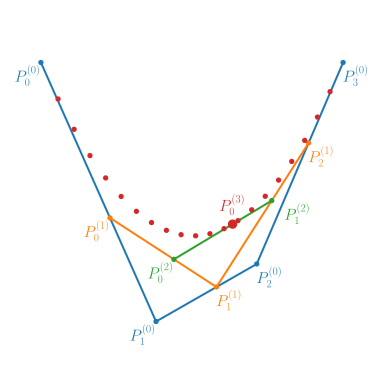

This figure's Python source:
import matplotlib.pyplot as plt
import numpy as np

from matplotlib import rc
rc('text', usetex=True)


def casteljau_step(points, t):
	result = [(1-t) * points[i] + t * points[i+1] for i in range(len(points)-1)]
	return np.array(result)

def casteljau_complete(control_points, t):
	pointlist = [control_points]
	for i in range(len(control_points)-1):
		pointlist.append(casteljau_step(pointlist[-1], t))

	return pointlist


colors = ["tab:blue", "tab:orange", "tab:green"]
def plot_all_points(pointlist, t):
	for i in range(len(pointlist)):
		xs = [point[0] for point in pointlist[i]]
		ys = [point[1] for point in pointlist[i]]
			
		if len(xs) == 1:
			plt.plot(xs, ys, 'o', color="tab:red")
		else:
			plt.plot(xs, ys, '.-', color=colors[i])

		"""
		if i > 0:
			for j in range(len(xs)):
				plt.text(xs[j], ys[j], f"t = {t}")
		"""

def plot_curve_point(pointlist):
	for i in range(len(pointlist)):
		xs = [point[0] for point in pointlist[i]]
		ys = [point[1] for point in pointlist[i]]
		
		if len(xs) == 1:
			plt.plot(xs, ys, '.', color="tab:red")

fig, ax = plt.subplots(figsize=(4,4))
ax.set_aspect("equal", "box")

ts = np.linspace(0.05, 0.95, 20)

"""
t1 = 0.5
control_points1 = np.array([[0,0], [0,1]])
points1 = casteljau_complete(control_points1, t1)
plot_all_points(points1, t1)

t2 = 0.4
control_points2 = np.array([[0.25,0], [0.5,1], [0.75,0]])
points2 = casteljau_complete(control_points2, t2)
plot_all_points(points2, t2)
for t in ts:
	plot_curve_point(casteljau_complete(control_points2, t))
"""

t3 = 0.6
control_points3 = np.array([[0.6,1], [1, 0.1], [1.35, 0.3], [1.65, 1]])
points3 = casteljau_complete(control_points3, t3)
plot_all_points(points3, t3)
for t in ts:
	plot_curve_point(casteljau_complete(control_points3, t))

#plt.text(0.05, 0.5, r"$t_1 = 0.5$")
#plt.text(0.41, 0.3, r"$t_2 = 0.4$")
#plt.text(1.2, 0.4, r"$t = 0.6$")

xoff = 0.045
yoff = 0.045
fontsize = 12
plt.text(*(points3[0][0] + [-xoff, -yoff]), r"$P^{(0)}_0$", color = colors[0], ha="center", va="center", fontsize=fontsize)
plt.text(*(points3[0][1] + [-xoff, -yoff]), r"$P^{(0)}_1$", color = colors[0], ha="center", va="center", fontsize=fontsize)
plt.text(*(points3[0][2] + [+xoff, -yoff]), r"$P^{(0)}_2$", color = colors[0], ha="center", va="center", fontsize=fontsize)
plt.text(*(points3[0][3] + [+xoff, -yoff]), r"$P^{(0)}_3$", color = colors[0], ha="center", va="center", fontsize=fontsize)

plt.text(*(points3[1][0] + [-xoff, -yoff]), r"$P^{(1)}_0$", color = colors[1], ha="center", va="center", fontsize=fontsize)
plt.text(*(points3[1][1] + [+xoff, -yoff]), r"$P^{(1)}_1$", color = colors[1], ha="center", va="center", fontsize=fontsize)
plt.text(*(points3[1][2] + [+xoff, -yoff]), r"$P^{(1)}_2$", color = colors[1], ha="center", va="center", fontsize=fontsize)

plt.text(*(points3[2][0] + [-xoff, -yoff]), r"$P^{(2)}_0$", color = colors[2], ha="center", va="center", fontsize=fontsize)
plt.text(*(points3[2][1] + [+2*xoff, -yoff]), r"$P^{(2)}_1$", color = colors[2], ha="center", va="center", fontsize=fontsize)

plt.text(*(points3[3][0] + [-0*xoff, +1.5*yoff]), r"$P^{(3)}_0$", color = "tab:red", ha="center", va="center", fontsize=fontsize)


plt.axis('off')
plt.tight_layout()

plt.savefig("deCasteljauVisual.svg")

plt.show()